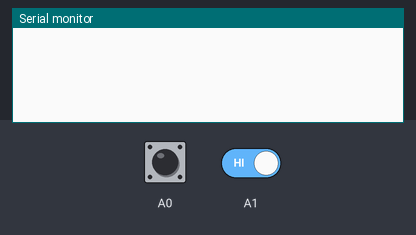
The sketch below on a simulated Arduino Uno, built with avr-gcc and run on an emulated ATmega328P. Shown: the last lines printed to the serial monitor. The inputs (shaded band) are chosen by the test bench; at power-on: A0 HIGH, A1 HIGH.

Above: at 1.2 s.
1.3 s: A0 pulled LOW for 0.15 s
At 2.5 s:
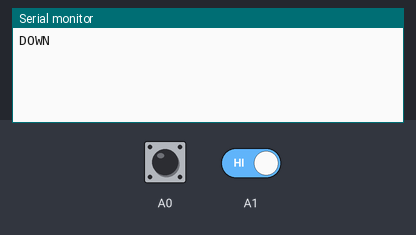
2.9 s: A0 driven LOW and A1 driven LOW
At 3.8 s:
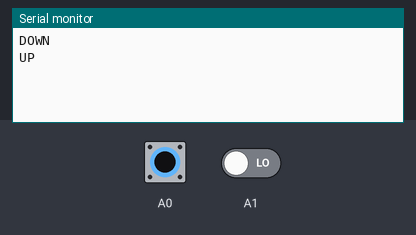

The sketch:

EncoderTest.ino
```cpp
#include "EncoderLib.h"

EncoderLib Enc1 = EncoderLib(A0, A1);


void setup() {
  Serial.begin(9600);

}

void loop() {
  int evalue = Enc1.Value();
  if (evalue != 0)
  {
    if (evalue == UP)
      Serial.println("UP");
    else if (evalue == DOWN)
      Serial.println("DOWN");
  }

}
```

Measured:
- after the input at 1.3 s, the serial monitor: prints a new line at once (image 1)
- after the input at 2.9 s, the serial monitor: prints a new line at once (image 2)
